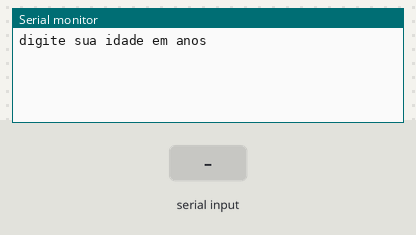
Bench run of a sketch on a simulated Arduino Uno, built with avr-gcc and run on an emulated ATmega328P. Parts: the last lines printed to the serial monitor. Inputs (shaded band) come from the test bench.

Above: at 1.2 s.
1.3 s: "90,45,200\n" received over Serial
At 4.1 s:
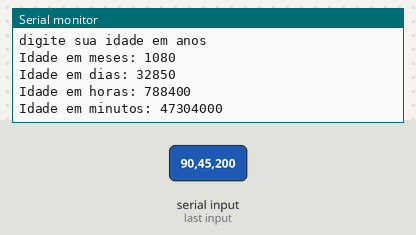
4.3 s: "30,150,10\n" received over Serial
At 6.8 s:
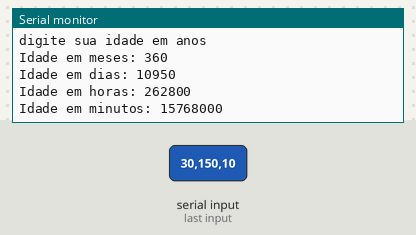

The sketch:

lpmb_ex011.ino
```cpp
//faça um programa que receba a idade de uma pessoa em anos
//imprima essa idade em: Meses, dias, Horas, Minutos.

//Declaração de variável
float idade = 0;
float idadeMeses = 0;
float idadeDias = 0;
float idadeHoras = 0;
float idadeMinutos = 0;


void setup()
{
  Serial.begin(9600);
}

void loop()
{
  //Entrada
  Serial.println("digite sua idade em anos");
  while( !Serial.available() );//espera o usuário dar <Enter>
  idade = Serial.parseInt();//transforma a idade digitada em número
  idadeMeses = Serial.parseInt();
  idadeDias = Serial.parseInt();
  idadeHoras = Serial.parseInt();
  idadeMinutos= Serial.parseInt();

  //Processamento
  idadeMeses = idade * 12; //
  idadeDias = idade * 365;
  idadeHoras = idadeDias * 24;
  idadeMinutos = idadeHoras * 60;

  //saída
  Serial.println("Idade em meses: " + String(idadeMeses, 0));
  Serial.println("Idade em dias: " + String(idadeDias, 0));
  Serial.println("Idade em horas: " + String(idadeHoras,0 ));
  Serial.println("Idade em minutos: " + String(idadeMinutos, 0));
  Serial.println();

  delay(1000);

}
```

Measured:
- after the input at 1.3 s, the serial monitor: prints a new line after 2.0 s (image 1)
- after the input at 4.3 s, the serial monitor: prints a new line after 2.0 s (image 2)
